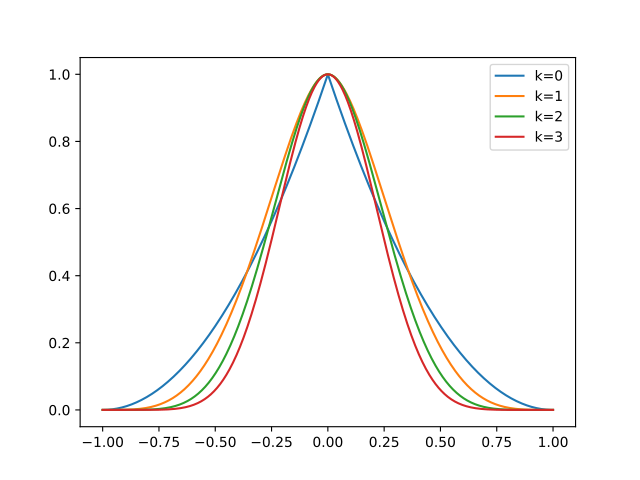

This chart was generated by the following Python code:
import matplotlib.pyplot as plt
import numpy as np
from pycsou.math.green import Wendland

x=np.linspace(-1,1,1024)
for k in range(4):
   wendland=Wendland(k)
   plt.plot(x, wendland(np.abs(x)))
plt.legend(['k=0', 'k=1', 'k=2', 'k=3'])
